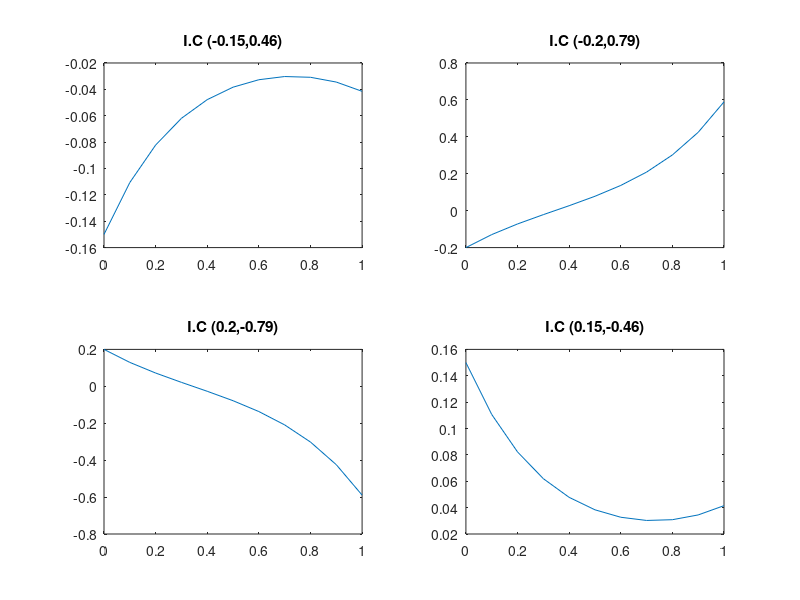

MATLAB code for this plot:
% ===============================================================
% LIPM under varying initial conditions Kajita pg 110
% Input: 4 different I.C
% Output: x(t)
% 
% Author: Moonyoung Lee (ML634@kaist.ac.kr)
% KAIST Institute Humanoid Research Lab
% Date: 08/2017
% ===============================================================


% ======== input ========
x0 = -0.15;  %I.C pos
v0 = 0.46;  %I.C vel
z = 1.0; %hubo COM height
g = 9.8;
Tc = sqrt(z/g);


% ======== main ========

t = 0:0.1:1; %time array

%calculate 2d x motion
x = (x0 * cosh(t/Tc)) + (Tc * v0 * sinh(t/Tc));

%subplots
subplot(2,2,1)
xplot0 = x;
plot(t,xplot0);
title('I.C (-0.15,0.46)');

subplot(2,2,2)
x1 = -0.2;
v1 = 0.79;
xplot1 = (x1 * cosh(t/Tc)) + (Tc * v1 * sinh(t/Tc));
plot(t,xplot1);
title('I.C (-0.2,0.79)');

subplot(2,2,3)
x2 = 0.2;
v2 = -0.79;
xplot2 = (x2 * cosh(t/Tc)) + (Tc * v2 * sinh(t/Tc));
plot(t,xplot2);
title('I.C (0.2,-0.79)');

subplot(2,2,4)
x3 = 0.15;
v3 = -0.46;
xplot3 = (x3 * cosh(t/Tc)) + (Tc * v3 * sinh(t/Tc));
plot(t,xplot3);
title('I.C (0.15,-0.46)');

